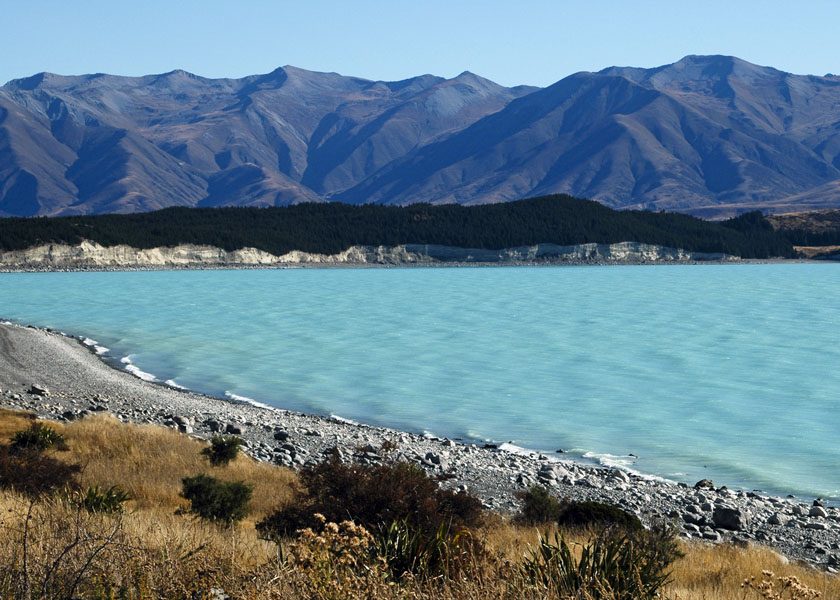
#> input picture notes/assets/New_Zealand_Lake.jpg, 840 x 600 px
$ jupyter execute 03_lecture.ipynb
#> lines starting #> are read from the running program, lines starting #| are printed output that depends on the picture
### notes/ECE1390_HistMatching.py

'''
Welcome to the Histogram Matching Program!

Given a source image and a reference image, this program
returns a modified version of the source image that matches
the histogram of the reference image.

Image Requirements:
  - The sizes of the source image and reference image do not
    have to be the same.
  - Both images have to be in the same format Color or Gray

Usage:
  histogram_matching <source_image> <ref_image>

Modified from
Project: Histogram Matching Using OpenCV
Author: Addison Sears-Collins
Date created: 9/27/2019
Python version: 3.7

https://automaticaddison.com/how-to-do-histogram-matching-using-opencv/
'''

import cv2 # Import the OpenCV library
import numpy as np # Import Numpy library
import matplotlib.pyplot as plt # Import matplotlib functionality
import math


# [118 lines left out: functions calculate_cdf, calculate_lookup, match_histograms, gamma_correction, not called in this run]


def alpha_blend(img1,img2,alpha=math.nan):
    # This function does alpha blending of two images
    # if the third argument (alpha) is not defined then
    # use the alpha channels in the images to merge
    # otherwise use the value of alpha to set the whole image


    if(not math.isnan(alpha)):
       return cv2.addWeighted(img1, 1-alpha , img2, alpha, 0)
    else:
        imgA=img1.copy()
        imgB=img2.copy()

        if(len(imgA.shape)==3 & imgA.shape[2]==3):
            imgA = cv2.cvtColor(imgA,cv2.COLOR_RGB2RGBA)
        if(len(imgB.shape)==3 & imgB.shape[2]==3):
            imgB = cv2.cvtColor(imgB,cv2.COLOR_RGB2RGBA)

        dtype=imgA.dtype

        imgA=imgA.astype('float32',casting='unsafe')
        imgB=imgB.astype('float32',casting='unsafe')

        out = np.zeros([imgA.shape[0], imgA.shape[1], 3])

        out[:,:,0]=imgA[:,:,0]*imgA[:,:,3]/255+imgB[:,:,0]*(1-imgA[:,:,3]/255)*imgB[:,:,3]/255
        out[:,:,1]=imgA[:,:,1]*imgA[:,:,3]/255+imgB[:,:,1]*(1-imgA[:,:,3]/255)*imgB[:,:,3]/255
        out[:,:,2]=imgA[:,:,2]*imgA[:,:,3]/255+imgB[:,:,2]*(1-imgA[:,:,3]/255)*imgB[:,:,3]/255

        return out.astype(dtype,casting='unsafe')


### notes/03_lecture.ipynb
---
title: Lecture 3
subtitle: Color Spaces, Gamma Correction, and Histogram Equilization, Normalization, and Matching
date: 2024-09-04
downloads:
  - file: 03_lecture.ipynb
    title: 03_lecture.ipynb
---

[cell 1]
import cv2
import os
import numpy as np
from matplotlib import pyplot as plt
import ECE1390_HistMatching

## Color Spaces

[cell 2]
lake_img = cv2.imread('assets/New_Zealand_Lake.jpg', cv2.IMREAD_COLOR)
#> lake_img is the input picture: shape (600, 840, 3); mean B, G, R 140.2, 126.7, 100.9

We can split the colors using the [split](#card-split) function. This gives us 3 monochromatic images. We can then use the [merge](#card-merge) to get the original image.

[cell 3]
# split the image into their channels
b, g, r = cv2.split(lake_img)
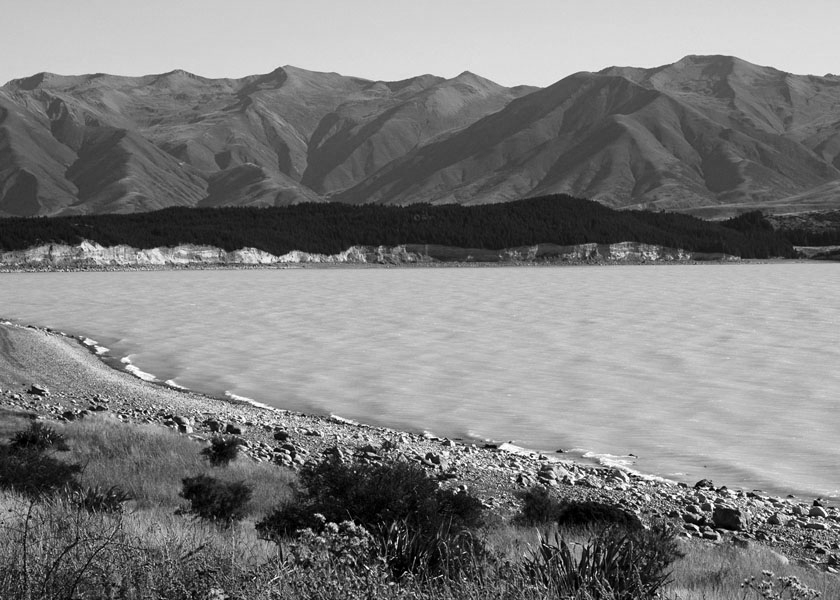
#> g: shape (600, 840); min 0, max 255, mean 126.7
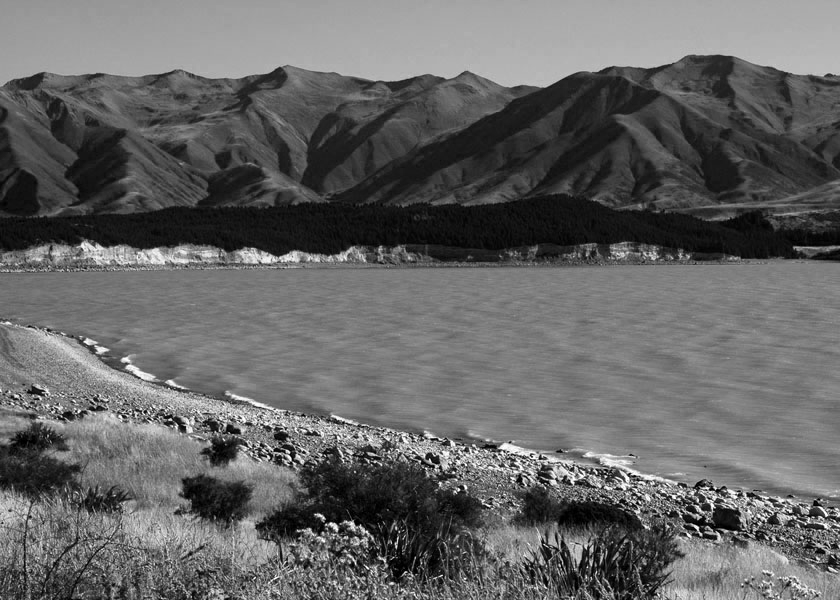
#> r: shape (600, 840); min 0, max 255, mean 100.9

# merge the image back together in RGB format
lake_img_rgb = cv2.merge([r, g, b])

# show the images
plt.figure(figsize=[10, 5])
plt.subplot(231); plt.imshow(lake_img); plt.title("Original-BGR")
plt.subplot(232); plt.imshow(b, cmap="gray", vmin=0, vmax=255); plt.title("Blue")
plt.subplot(233); plt.imshow(g, cmap="gray", vmin=0, vmax=255); plt.title("Green")
plt.subplot(234); plt.imshow(r, cmap="gray", vmin=0, vmax=255); plt.title("Red")
plt.subplot(235); plt.imshow(lake_img_rgb, vmin=0, vmax=255); plt.title("Merged-RGB")
plt.show()
#> figure, not shown here; B, G, R data is drawn as R, G, B

We could have also used the [cvtColor](#card-cvtColor) function to do the BGR to [RGB](wiki:RGB_color_model) conversion.

[cell 4]
lake_img_rgb = cv2.cvtColor(lake_img, cv2.COLOR_BGR2RGB)

cvtColor allows us to convert the image to other color spaces, like [HSV](wiki:HSL_and_HSV).

[cell 5]
# convert the original image to hsv
lake_img_hsv = cv2.cvtColor(lake_img, cv2.COLOR_BGR2HSV)
#> lake_img_hsv: shape (600, 840, 3); mean H, S, V 82.2, 105.5, 149.4

# split the channels
h, s, v = cv2.split(lake_img_hsv)
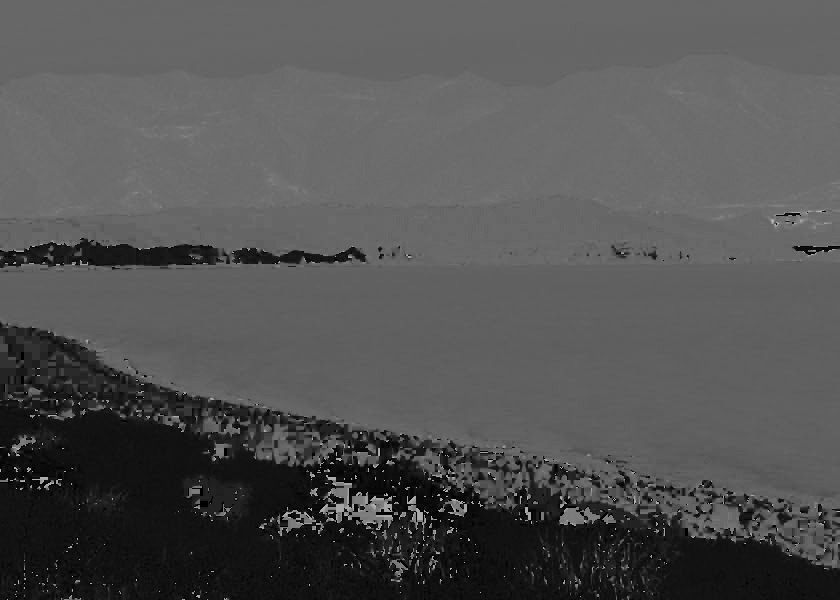
#> h: shape (600, 840); min 0, max 179, mean 82.2
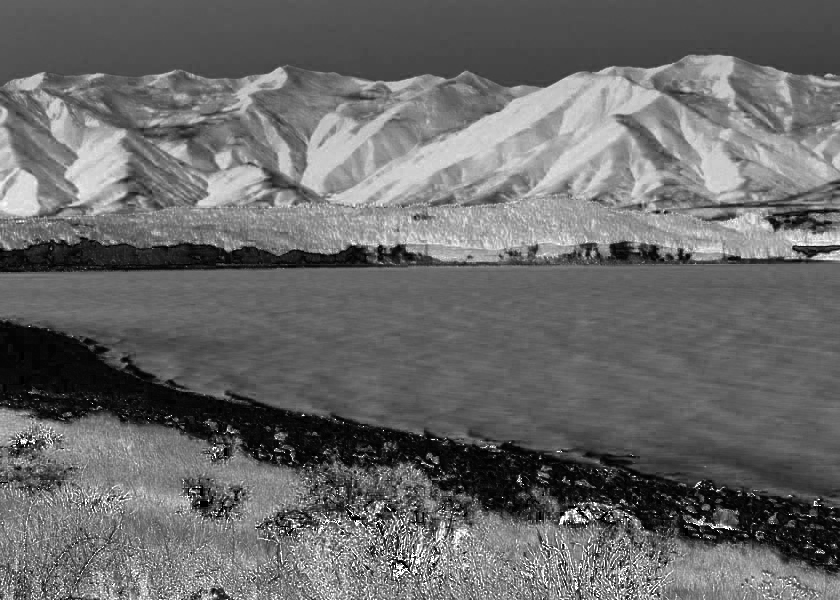
#> s: shape (600, 840); min 0, max 255, mean 105.5
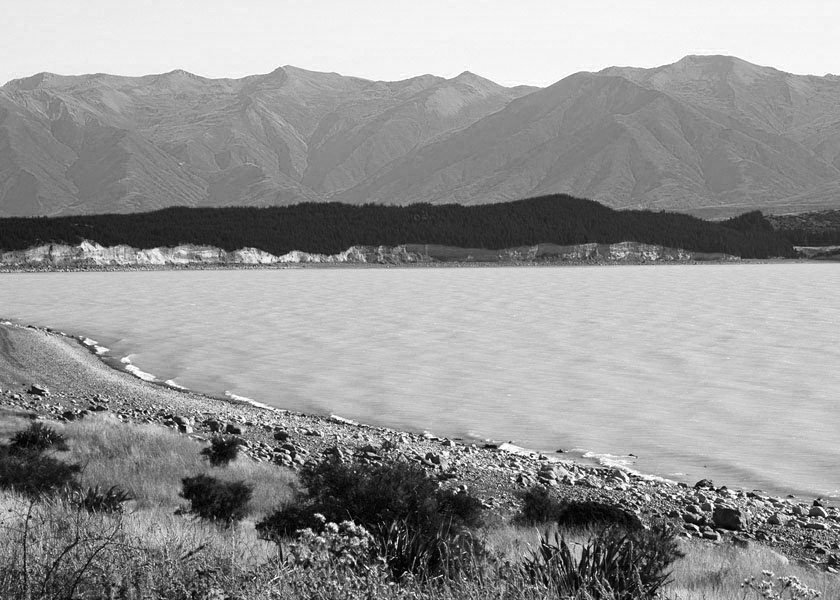
#> v: shape (600, 840); min 0, max 255, mean 149.4

# show the images
plt.figure(figsize=[8, 6])
plt.subplot(221); plt.imshow(lake_img_rgb); plt.title('Original')
plt.subplot(222); plt.imshow(h, cmap='gray', vmin=0, vmax=255); plt.title('Hue')
plt.subplot(223); plt.imshow(s, cmap='gray', vmin=0, vmax=255); plt.title('Saturation')
plt.subplot(224); plt.imshow(v, cmap='gray', vmin=0, vmax=255); plt.title('Value')
plt.show()

To modify colors in an image we need to:
1. Convert to the color scheme in which we will modify
2. Modify the image in the correct third dimension entry
3. Convert to RGB so the [imshow](#card-imshow) will work correctly

[cell 6]
# make a copy since we'll be modifying the image in place
lake_img_hsv_mod = lake_img_hsv.copy()

# change the hue value in all the pixels
lake_img_hsv_mod[:,:,0] += 50
#> lake_img_hsv_mod: shape (600, 840, 3); mean H, S, V 132.2, 105.5, 149.4

# convert the modified image to RGB
lake_img_mod = cv2.cvtColor(lake_img_hsv_mod, cv2.COLOR_HSV2RGB)
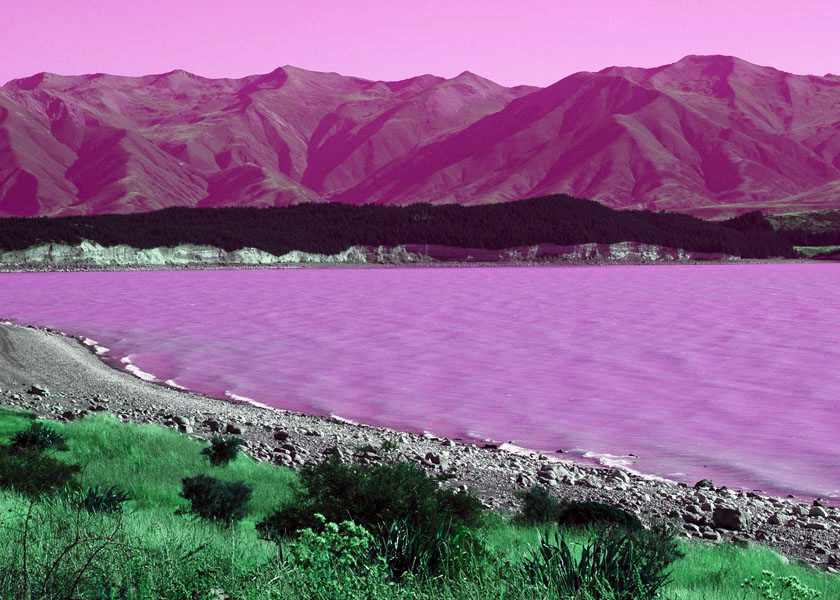
#> lake_img_mod: shape (600, 840, 3); mean R, G, B 137.1, 100.6, 136.7

# show the images
plt.figure(figsize=[8, 5])
plt.subplot(121); plt.imshow(lake_img_rgb); plt.title('Original')
plt.subplot(122); plt.imshow(lake_img_mod, cmap='gray', vmin=0, vmax=255); plt.title('Increased Hue')
plt.show()

::::{tip}
The `+=` is an augmented assignment operator. It modifies the value in place and is short hand for `x = x + value`. For example:

:::{code} python
x = 3
x += 2
print(x) # output is 5
:::

The line `lake_image_hsv[:,:,0]+=50` takes the hue channel of the all the rows and columns of the image, and adds 50 to each value. If the assignment were `lake_image_hsv[:,:,0] = 50` it would set all the values to 50.
::::

## Gamma Correction

[Gamma correction](wiki:Gamma_correction) corrects for your eyes not sensing intensity linearly[^gamma_correction].

$$
\begin{equation*}
\mathrm{img}_{\mathrm{new}} = \mathrm{img}^{1/\gamma}
\end{equation*}
$$

If $\gamma < 1$ the image intensity decreases, $\gamma = 1$ the image intensity is not changed, and $\gamma > 1$ the image intensity increases.

[^gamma_correction]: [Cambridge in Colour](https://www.cambridgeincolour.com/tutorials/gamma-correction.htm), "Understanding Gamma Correction"

[cell 7]
x = np.linspace(0, 1, 100)
gammas = np.arange(0.25, 2.25, 0.25)


# Number of lines to plot
num_lines = 4

# Create a figure and a single set of axes
fig, ax = plt.subplots(figsize=(8, 6))

# Loop to plot multiple lines on the same axes
for i in gammas:
    ax.plot(x, x**(1/i), label=f"Gamma = {i}")

# Add title and labels
ax.set_title("Various Gamma Corrections")
ax.set_xlabel("X-axis")
ax.set_ylabel("Y-axis")

# Display the legend
ax.legend()

# Show the plot
plt.show()
#> figure, not shown here; curve peaks at x = 1, y = 1; curve peaks at x = 1, y = 1; curve peaks at x = 1, y = 1

[cell 8]
# read the images
campus_img = cv2.imread(os.path.relpath('assets/PittCampus_BadContrast.png'), cv2.IMREAD_COLOR)
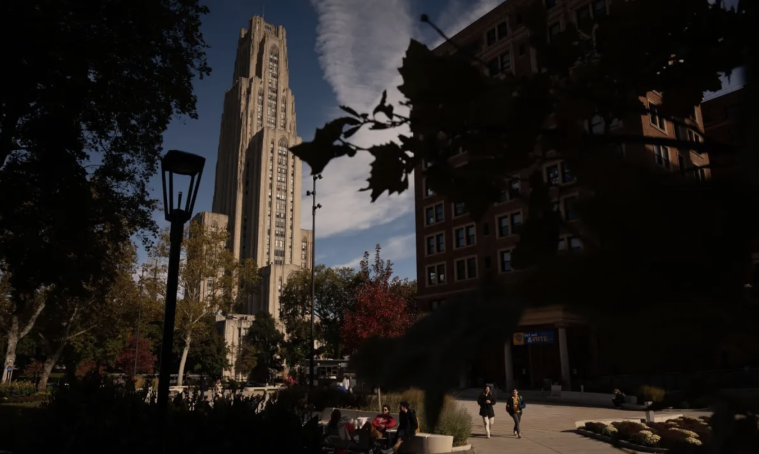
#> input picture notes/assets/PittCampus_BadContrast.png, 1518 x 908 px (shown at 1/2 size)
#> campus_img is the input picture: shape (908, 1518, 3); mean B, G, R 27.1, 29.8, 33.5

# convert the images
campus_img_gray = cv2.cvtColor(campus_img, cv2.COLOR_BGR2GRAY)
campus_img_rgb = cv2.cvtColor(campus_img, cv2.COLOR_BGR2RGB)

# gamma correction function
def gamma_correct(img, gamma):
#> called with gamma = 0.5
    norm_img = img / 255.0
    correct_img = np.power(norm_img, 1 / gamma)
    correct_img = np.uint8(correct_img * 255)
    return correct_img

# apply various gamma corrections
campus_img_gp5 = gamma_correct(campus_img_rgb, 0.5)
campus_img_g2 = gamma_correct(campus_img_rgb, 2)
campus_img_g10 = gamma_correct(campus_img_rgb, 10)
#> call 3 of gamma_correct, with gamma = 10
#> in gamma_correct (call 3), `correct_img = np.power(norm_img, 1 / gamma)`:
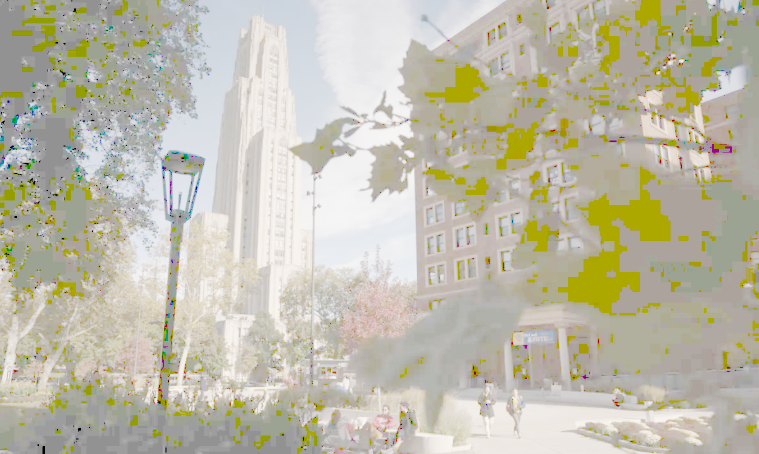
#> correct_img: shape (908, 1518, 3) float64 (shown at 1/2 size); mean R, G, B 0.751, 0.739, 0.671

# show the images
plt.figure(figsize=[14, 10])
plt.subplot(221); plt.imshow(campus_img_rgb); plt.title('Original')
plt.subplot(222); plt.imshow(campus_img_gp5); plt.title('Gamma = 0.5')
plt.subplot(223); plt.imshow(campus_img_g2); plt.title('Gamma = 2')
plt.subplot(224); plt.imshow(campus_img_g10); plt.title('Gamma = 10')
plt.show()

## Histogram Equilization

Histogram equilization remaps the image histogram such that the distribution is uniform. We can use the function [equalizeHist](#card-equalizeHist) to accomplish this.

:::{note}
equalizeHist only operates on grayscale images.
:::

### Example

Consider the following images and their image histograms. The equalized image has superior contrast.

[cell 9]
# equalize the image
campus_img_equalized = cv2.equalizeHist(campus_img_gray)
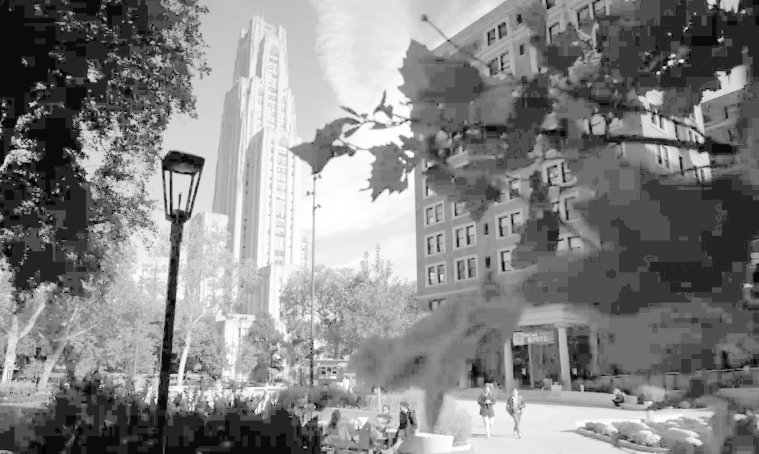
#> campus_img_equalized: shape (908, 1518) (shown at 1/2 size); min 0, max 255, mean 132.3

# show the images
plt.figure(figsize=[14, 10])
plt.subplot(221); plt.imshow(campus_img_gray, cmap='gray', vmin=0, vmax=255); plt.title('Poor Contrast')
plt.subplot(222); plt.imshow(campus_img_equalized, cmap='gray', vmin=0, vmax=255); plt.title('Equalized')

plt.subplot(223)
plt.hist(campus_img_gray.ravel(), 20, [0,256])
plt.yscale('log')
plt.xlabel('Pixel Value')
plt.ylabel('Frequency')
plt.title('Image Histogram')

plt.subplot(224)
plt.hist(campus_img_equalized.ravel(), 20, [0,256])
plt.yscale('log')
plt.xlabel('Pixel Value')
plt.ylabel('Frequency')
plt.title('Image Histogram')
plt.show()
#> figure, not shown here; panel 3: tallest bar 789847 high, from x = -8.88e-16 to 12.8; panel 4: tallest bar 128110 high, from x = 76.8 to 89.6

## Histogram Normalization

Histogram normalization makes sure that the full range of the image is used (i.e., 0-255). We can accomplish this with the [normalize](#card-normalize) function in Python.

:::{warning}
The image will actually look the same in imshow because the function automatically normalizes the range for display unless you provide the additional vmin/vmax inputs.
:::

[cell 10]
# normalize the image
campus_img_norm = cv2.normalize(campus_img_gray, None, 0, 255, cv2.NORM_MINMAX)

# show the images
plt.figure(figsize=[14, 10])
plt.subplot(221); plt.imshow(campus_img_gray, cmap='gray', vmin=0, vmax=255); plt.title('Poor Contrast')
plt.subplot(222); plt.imshow(campus_img_norm, cmap='gray', vmin=0, vmax=255); plt.title('Normalized')

plt.subplot(223)
plt.hist(campus_img_gray.ravel(), 20, [0,256])
plt.yscale('log')
plt.xlabel('Pixel Value')
plt.ylabel('Frequency')
plt.title('Image Histogram')

plt.subplot(224)
plt.hist(campus_img_norm.ravel(), 20, [0,256])
plt.yscale('log')
plt.xlabel('Pixel Value')
plt.ylabel('Frequency')
plt.title('Image Histogram')
plt.show()
#> figure, not shown here; panel 3: tallest bar 789847 high, from x = -8.88e-16 to 12.8; panel 4: tallest bar 749954 high, from x = -8.88e-16 to 12.8

## Histogram Matching

[cell 11]
im_merged=ECE1390_HistMatching.alpha_blend(campus_img_rgb,cv2.flip(campus_img_rgb,-1),.3)


# Show the images
plt.figure(figsize=[18, 5])

plt.subplot(131);plt.imshow(campus_img_rgb);  plt.title("Image 1")
plt.subplot(132);plt.imshow(cv2.flip(campus_img_rgb,-1));  plt.title("Image 2")
plt.subplot(133);plt.imshow(im_merged);  plt.title("Alpha Blend")
plt.show()
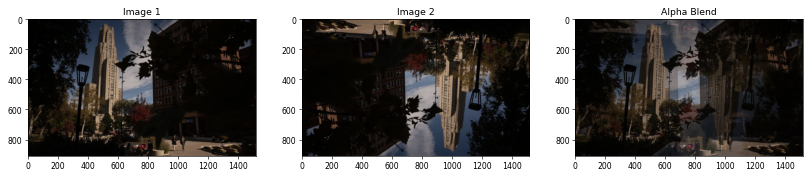
#> figure drawn by matplotlib, 3 panels
